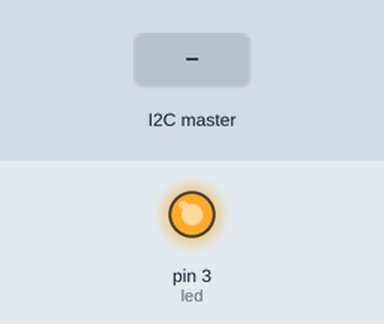
Recording of a sketch running on a simulated Arduino Uno, built with avr-gcc and run on an emulated ATmega328P. On the bench: output pins drawn as LEDs (lit = HIGH). Inputs (shaded band) come from the test bench. What the sketch prints to the serial monitor is not drawn.

Above: at 1.2 s.
1.3 s: the I2C master sends the byte 1
Timing chart, 0 to 4.3 s (numbered marks = the images above; inputs shaded):
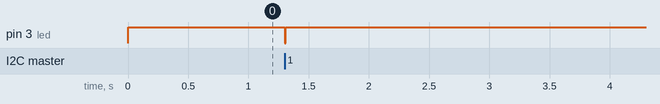

The sketch:

SLAVE_ARDUINO.ino
```cpp
#include <Wire.h>
#include<EEPROM.h>

bool mode1=true;
bool mode2=false;
bool on=LOW;
bool off=HIGH;
const int led=3;

void setup() {
 Wire.begin(8);                /* join i2c bus with address 8 */
 Wire.onReceive(receiveEvent); /* register receive event */
 Wire.onRequest(requestEvent); /* register request event */
 Serial.begin(9600);           /* start serial for debug */

  pinMode(led, OUTPUT);
  digitalWrite(led,on);
}
void loop() {
  requestEvent();
  digitalWrite(led,off);
  delay(100);
}

// function that executes whenever data is received from master
void receiveEvent(int howMany) {
 while (0 <Wire.available()) {
    byte c = Wire.read();      /* receive byte as a character */
    Serial.print(c);           /* print the character */

     pinMode(led, OUTPUT);
     digitalWrite(led,on);
     //login
     checkNumber(c, EEPROM.read(0)); //comparing data read in 'c' from NodeMCU with number that inside EEPROM on Arduino
     mode1=true;
  }
 Serial.println();
}

 void checkNumber(byte str, byte data){
  while(mode1){
   if(!mode2){

          if(str==data){
            mode1=false;
            Serial.println("success");
          }

          else{
            Serial.println("invalid");
            delay(1500);
            loop();
            //checkNumber(str,data);
          }
        }
  }
 }

// function that executes whenever data is requested from master
void requestEvent() {
 byte numberID=EEPROM.read(0);
 Wire.write(numberID);  /*send string on request */
}
```

Measured:
- after the input at 1.3 s, pin 3 (led): HIGH → LOW at once, → HIGH 0.01 s later
